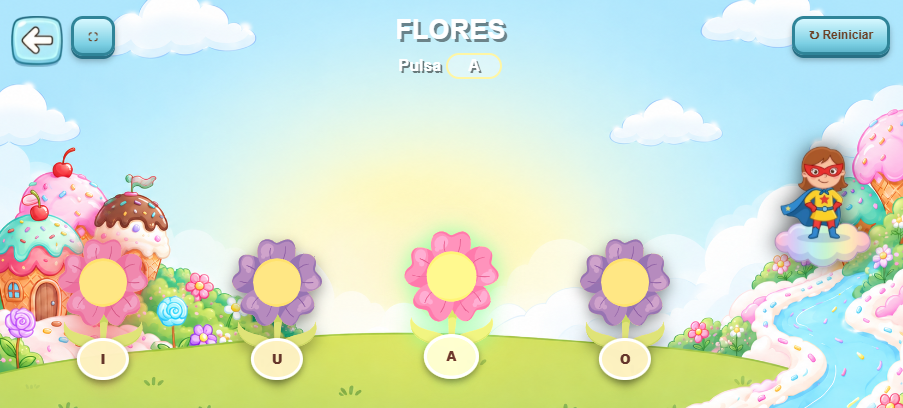
#> input picture descargas/image.png, 903 x 408 px
$ python generar-rio-chocolate.py ../descargas/image.png ../descargas/image.png ../descargas/image.png ../descargas/image.png
#> lines starting #> are read from the running program, lines starting #| are printed output that depends on the picture
"""Genera los assets del río de chocolate animado de fondopalabras.png (1933x1080).

Uso (desde la raíz del repo, requiere numpy, scipy y Pillow):
	python scripts/generar-rio-chocolate.py public/assets/imagenes/fondopalabras.png public/assets/imagenes src/components/rioChocolateDatos.js [carpeta-previews]

Genera:
- rio-chocolate-base.jpg: la pintura del propio río, sin las burbujas pintadas,
  enderezada al cauce promedio y repetible sin costura en x (TILE_BASE).
- rio-chocolate-brillos.png: brillos crema nítidos (estilo dibujo animado), repetibles en x (TILE_BRILLOS).
- rio-chocolate-mascara.png / rio-chocolate-orillas.png: recorte al agua (sin pisar la
  orilla) y la sombra fija de los bordes.
- rio-chocolate-parche.png: tapa las burbujas pintadas del pozo, que no se desplaza.
- rioChocolateDatos.js: contornos y bordes que usa el canvas (burbujas, cascada, salpicaduras).

src/components/RioChocolate.css depende de RIO_*, TILE_BASE, TILE_BRILLOS y PARCHE_*.
Con carpeta-previews guarda una composición estática sobre el fondo para revisar.
"""
import sys
import numpy as np
from PIL import Image, ImageDraw, ImageFilter
from scipy import ndimage as ndi

FONDO, SALIDA, DATOS = sys.argv[1], sys.argv[2], sys.argv[3]
PREVIEW = sys.argv[4] if len(sys.argv) > 4 else None

# Caja del río en coordenadas de la imagen (incluye todo el agua de x=180 en adelante).
RIO_X, RIO_Y, RIO_W, RIO_H = 180, 580, 1753, 188
TILE_BASE = 1200
SOLAPE_BASE = 180
ORIGEN_BASE = 520
TILE_BRILLOS = 1024
PARCHE_X, PARCHE_Y, PARCHE_W, PARCHE_H = 420, 596, 110, 128

CREMA = (255, 238, 214)

# Pozo bajo la cascada: el borde detectado solo sirve desde x=430.
# Arriba va por debajo de la corona de la cascada (lo que salpica no es pozo).
POZO_ARRIBA = [(190, 708), (215, 672), (260, 662), (300, 658), (340, 655), (380, 648), (410, 634), (425, 614)]
POZO_ABAJO = [(420, 745), (380, 740), (320, 735), (260, 727), (215, 716)]

# Labio por donde se vuelca el chorro: el borde de arriba de los rulos claros pintados.
# Ahí empieza la caída; entre el glaseado y el labio el chocolate todavía baja por la ladera.
LABIO = [(196, 456), (205, 455), (222, 457), (240, 455), (262, 453), (278, 446), (292, 445), (305, 436), (318, 440), (332, 447), (346, 453)]

# Burbujas pintadas del río: (centro x, centro y, radio x, radio y).
BURBUJAS_PINTADAS = [
	(508, 610, 8, 7), (604, 678, 14, 10), (468, 702, 18, 12), (500, 694, 10, 9), (442, 710, 8, 7),
	(722, 677, 10, 8), (747, 641, 6, 6), (775, 641, 8, 8), (802, 642, 28, 18), (852, 645, 7, 6),
	(890, 647, 6, 5), (1180, 723, 11, 8), (1672, 670, 11, 9), (1710, 673, 20, 14)
]


def smoothstep(a, b, x):
	t = np.clip((x - a) / (b - a), 0, 1)
	return t * t * (3 - 2 * t)


def cargar():
	return np.asarray(Image.open(FONDO).convert("RGB"), float)


# ---------------------------------------------------------------- bordes del agua

def detectar_agua(a):
	"""Arriba: la línea oscura de sombra bajo la orilla. Abajo: el último píxel de agua."""
	R, B = a[..., 0], a[..., 2]
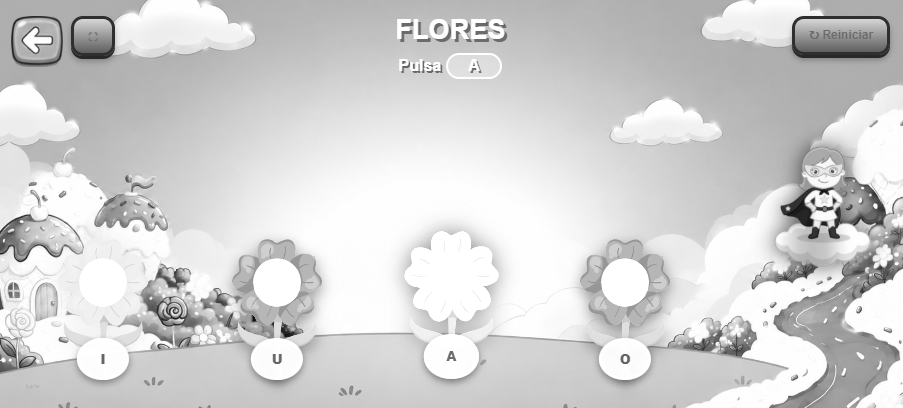
#> R: shape (408, 903) float64; min 11, max 255, mean 210.3
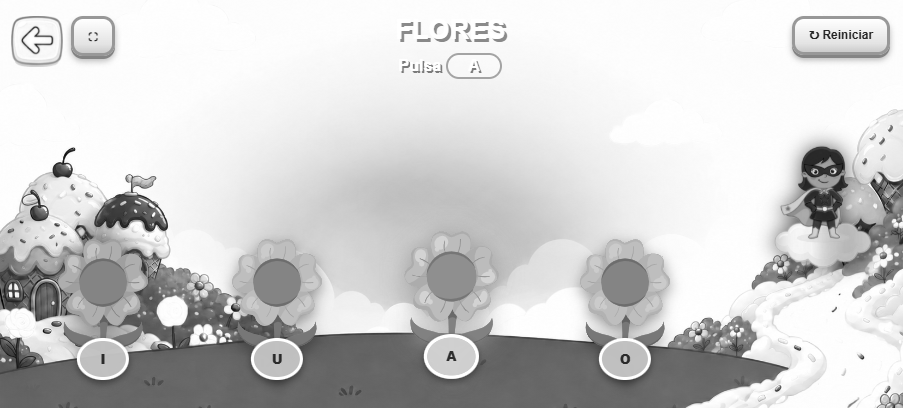
#> B: shape (408, 903) float64; min 4, max 255, mean 207.3
	xs = np.arange(430, a.shape[1])
#> xs = 473 values from 430 to 902

	def tope(x):
#> called with x = 430
		for y in range(582, 665):
			if B[y, x] < 26 and R[y, x] < 118 and (B[y:y + 8, x] < 62).all():
				return y
		return np.nan

	# [17 lines left out: functions fondo, limpiar, not called in this run]

	return xs, limpiar(np.array([tope(x) for x in xs], float)), limpiar(np.array([fondo(x) for x in xs], float))


# [122 lines left out: functions contorno_agua, rasterizar, borrar_burbujas, base_rio, brillos, silueta_cascada, not called in this run]


# ---------------------------------------------------------------- datos para el canvas

def tabla(desde, paso, valores):
	return "{ desde: %d, paso: %d, valores: [%s] }" % (desde, paso, ", ".join("%.1f" % v for v in valores))


def puntos(lista):
	return "[%s]" % ", ".join("[%.1f, %.1f]" % p for p in lista)


# [34 lines left out: function escribir_datos, not called in this run]


# ---------------------------------------------------------------- todo

def main():
	a = cargar()
	xs, arriba, abajo = detectar_agua(a)
	agua = contorno_agua(xs, arriba, abajo)
	limpio, tapado = borrar_burbujas(a)

	tile, t_med, b_med = base_rio(limpio, xs, arriba, abajo)
	Image.fromarray(np.clip(tile, 0, 255).astype(np.uint8), "RGB").save(f"{SALIDA}/rio-chocolate-base.jpg", quality=90)

	carril = (t_med - RIO_Y + 10, b_med - RIO_Y - 10)
	brillo = brillos(TILE_BRILLOS, RIO_H, carril, np.random.default_rng(4))
	brillo.save(f"{SALIDA}/rio-chocolate-brillos.png", optimize=True)

	# Máscara: el agua tal cual, con el pozo fundiéndose hacia la caída de la cascada.
	m = rasterizar(agua, RIO_X, RIO_Y, RIO_W, RIO_H)
	m = np.asarray(Image.fromarray((m * 255).astype(np.uint8)).filter(ImageFilter.GaussianBlur(0.8)), float) / 255
	m *= smoothstep(330, 480, np.arange(RIO_W) + RIO_X)[None, :]
	mascara = np.zeros((RIO_H, RIO_W, 4), np.uint8)
	mascara[..., :3] = 255
	mascara[..., 3] = np.round(m * 255)
	Image.fromarray(mascara, "RGBA").save(f"{SALIDA}/rio-chocolate-mascara.png", optimize=True)

	# Orillas: la línea de sombra bajo la orilla de arriba y el borde de abajo, en su lugar real.
	filas = (np.arange(RIO_H) + RIO_Y)[:, None]
	x_caja = np.arange(RIO_W) + RIO_X
	arr = np.interp(x_caja, xs, arriba)[None, :]
	aba = np.interp(x_caja, xs, abajo)[None, :]
	d_arr = np.clip(filas - arr, 0, None)
	d_aba = np.clip(aba - filas, 0, None)
	alfa = 0.75 * np.exp(-d_arr / 4) + 0.18 * np.exp(-d_arr / 18) + 0.45 * np.exp(-d_aba / 2.5)
	orillas = np.zeros((RIO_H, RIO_W, 4), np.uint8)
	orillas[..., :3] = (70, 24, 4)
	orillas[..., 3] = np.round(np.clip(alfa, 0, 0.85) * 255)
	Image.fromarray(orillas, "RGBA").save(f"{SALIDA}/rio-chocolate-orillas.png", optimize=True)

	# Parche fijo sobre las burbujas pintadas del pozo (ahí el río no se desplaza).
	sl = (slice(PARCHE_Y, PARCHE_Y + PARCHE_H), slice(PARCHE_X, PARCHE_X + PARCHE_W))
	alfa_parche = ndi.gaussian_filter(ndi.binary_dilation(tapado[sl], iterations=2).astype(float), 1.2)
	parche = np.zeros((PARCHE_H, PARCHE_W, 4), np.uint8)
	parche[..., :3] = np.clip(limpio[sl], 0, 255).astype(np.uint8)
	parche[..., 3] = np.round(np.clip(alfa_parche, 0, 1) * 255)
	Image.fromarray(parche, "RGBA").save(f"{SALIDA}/rio-chocolate-parche.png", optimize=True)

	cols = silueta_cascada(a)
	escribir_datos(agua, xs, arriba, abajo, cols)

	if PREVIEW:
		vista = a.copy()
		vista[sl] = vista[sl] * (1 - alfa_parche[..., None]) + limpio[sl] * alfa_parche[..., None]
		for desp, nombre in ((0, "0"), (500, "1")):
			v = vista.copy()
			reps = np.concatenate([tile] * 3, 1)
			ini = (TILE_BASE - desp % TILE_BASE) % TILE_BASE
			sup = reps[:, ini:ini + RIO_W]
			b = np.asarray(brillo, float)
			breps = np.concatenate([b] * 3, 1)
			bi = (TILE_BRILLOS - int(desp * 1.3) % TILE_BRILLOS) % TILE_BRILLOS
			bb = breps[:, bi:bi + RIO_W]
			sup = sup * (1 - bb[..., 3:] / 255) + bb[..., :3] * bb[..., 3:] / 255
			o = orillas.astype(float)
			sup = sup * (1 - o[..., 3:] / 255) + o[..., :3] * o[..., 3:] / 255
			zona = v[RIO_Y:RIO_Y + RIO_H, RIO_X:RIO_X + RIO_W]
			zona[:] = zona * (1 - m[..., None]) + sup * m[..., None]
			img = Image.fromarray(np.clip(v, 0, 255).astype(np.uint8))
			img.crop((150, 560, 1933, 780)).save(f"{PREVIEW}/vista-{nombre}.png")
			img.crop((380, 570, 1100, 780)).resize((1440, 420), Image.LANCZOS).save(f"{PREVIEW}/vista-zoom-{nombre}.png")
	print("ok", "cauce medio", round(t_med, 1), round(b_med, 1))


#> (the run stopped early here; a loop or call above may not have finished)
